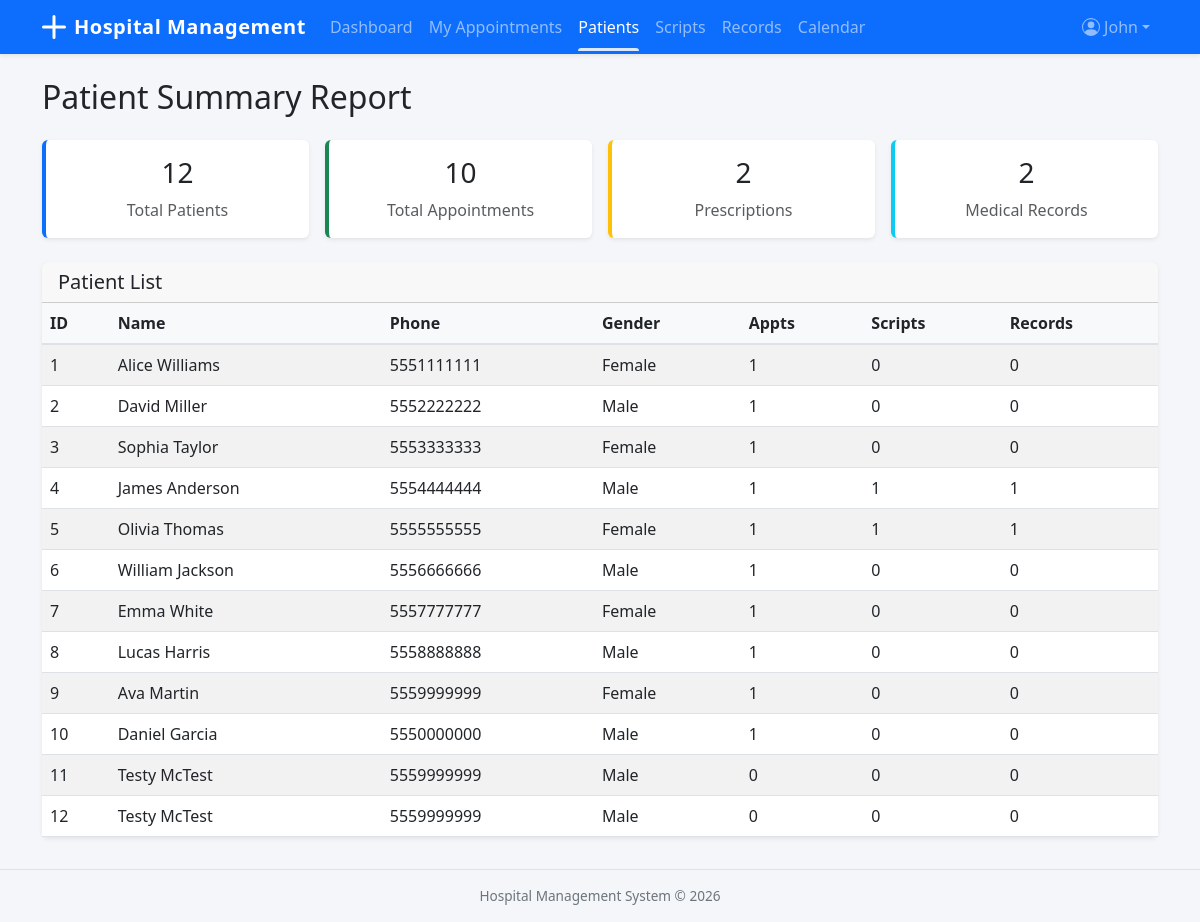
/records/patient-report/ (signed in), run on the app's committed database.
### accounts/models.py (models this page shows, shortened)
class User(AbstractUser):
    class Role(models.TextChoices):
        ADMIN = 'Admin', 'Admin'
        DOCTOR = 'Doctor', 'Doctor'
        RECEPTIONIST = 'Receptionist', 'Receptionist'
    role = models.CharField(max_length=20, choices=Role.choices, default=Role.RECEPTIONIST)
    phone_number = models.CharField(max_length=15, blank=True)

### patients/models.py (models this page shows, shortened)
class Patient(models.Model):
    class Gender(models.TextChoices):
        MALE = 'Male', 'Male'
        FEMALE = 'Female', 'Female'
        OTHER = 'Other', 'Other'
    class BloodGroup(models.TextChoices):
        A_POS = 'A+', 'A+'
        A_NEG = 'A-', 'A-'
        B_POS = 'B+', 'B+'
        B_NEG = 'B-', 'B-'
        AB_POS = 'AB+', 'AB+'
        AB_NEG = 'AB-', 'AB-'
        O_POS = 'O+', 'O+'
        O_NEG = 'O-', 'O-'
    first_name = models.CharField(max_length=50)
    last_name = models.CharField(max_length=50)
    date_of_birth = models.DateField()
    gender = models.CharField(max_length=10, choices=Gender.choices)
    blood_group = models.CharField(max_length=5, choices=BloodGroup.choices, blank=True)
    phone_number = models.CharField(max_length=15)
    email = models.EmailField(blank=True)
    address = models.TextField(blank=True)
    emergency_contact_name = models.CharField(max_length=100, blank=True)
    emergency_contact_phone = models.CharField(max_length=15, blank=True)
    registered_date = models.DateTimeField(auto_now_add=True)

### records/views.py (the view)
# urls.py: path('patient-report/', views.patient_report, name='patient_report'),
@login_required
def patient_report(request):
    patients = Patient.objects.all()
    patient_data = []
    for p in patients:
        patient_data.append({
            'patient': p,
            'appt_count': Appointment.objects.filter(patient=p).count(),
            'rx_count': Prescription.objects.filter(patient=p).count(),
            'rec_count': MedicalRecord.objects.filter(patient=p).count(),
        })
    context = {
        'total_patients': Patient.objects.count(),
        'total_appointments': Appointment.objects.count(),
        'total_prescriptions': Prescription.objects.count(),
        'total_records': MedicalRecord.objects.count(),
        'patient_data': patient_data,
    }
    return render(request, 'records/patient_report.html', context)

### templates/records/patient_report.html (shortened to what this page needs)
{% extends 'base.html' %}
{% block content %}
<h2>Patient Summary Report</h2>
<div class="row g-3 mt-2">
    <div class="col-md-3">
        <div class="card stat-card primary"><div class="card-body text-center"><h3>{{ total_patients }}</h3><p class="text-muted mb-0">Total Patients</p></div></div>
    </div>
    <div class="col-md-3">
        <div class="card stat-card success"><div class="card-body text-center"><h3>{{ total_appointments }}</h3><p class="text-muted mb-0">Total Appointments</p></div></div>
    </div>
    <div class="col-md-3">
        <div class="card stat-card warning"><div class="card-body text-center"><h3>{{ total_prescriptions }}</h3><p class="text-muted mb-0">Prescriptions</p></div></div>
    </div>
    <div class="col-md-3">
        <div class="card stat-card info"><div class="card-body text-center"><h3>{{ total_records }}</h3><p class="text-muted mb-0">Medical Records</p></div></div>
    </div>
</div>
<div class="card mt-4">
    <div class="card-header"><h5 class="mb-0">Patient List</h5></div>
    <div class="card-body p-0">
        <table class="table table-striped mb-0">
            <thead><tr><th>ID</th><th>Name</th><th>Phone</th><th>Gender</th><th>Appts</th><th>Scripts</th><th>Records</th></tr></thead>
            <tbody>
            {% for p in patient_data %}
            <tr>
                <td>{{ p.patient.id }}</td>
                <td>{{ p.patient.first_name }} {{ p.patient.last_name }}</td>
                <td>{{ p.patient.phone_number }}</td>
                <td>{{ p.patient.gender }}</td>
                <td>{{ p.appt_count }}</td>
                <td>{{ p.rx_count }}</td>
                <td>{{ p.rec_count }}</td>
            </tr>
            {% empty %}
            <tr><td colspan="7" class="text-muted">No patients.</td></tr>
            {% endfor %}
            </tbody>
        </table>
    </div>
</div>
{% endblock %}

### templates/base.html (shortened to what this page needs)
<!DOCTYPE html>
<html lang="en">
<head>
    <link href="https://cdn.jsdelivr.net/npm/bootstrap@5.3.0/dist/css/bootstrap.min.css" rel="stylesheet">
</head>
<body>
    <nav class="navbar navbar-expand-lg navbar-dark bg-primary shadow-sm">
        <div class="container">
            <a class="navbar-brand d-flex align-items-center" href="{% url 'dashboard_redirect' %}">
                <svg xmlns="http://www.w3.org/2000/svg" width="24" height="24" fill="currentColor" class="me-2" viewBox="0 0 16 16">
                    <path d="M8 0a1 1 0 0 1 1 1v6h6a1 1 0 1 1 0 2H9v6a1 1 0 1 1-2 0V9H1a1 1 0 0 1 0-2h6V1a1 1 0 0 1 1-1z"/>
                </svg>
                <span class="d-none d-sm-inline">Hospital Management</span><span class="d-sm-none">HMS</span>
            </a>
            <div class="collapse navbar-collapse" id="navbarNav">
                {% if user.is_authenticated %}
                <ul class="navbar-nav me-auto">
                    {% if user.role == 'Admin' %}
                    <li class="nav-item"><a class="nav-link{% if request.resolver_match.url_name == 'admin_dashboard' %} active{% endif %}" href="{% url 'admin_dashboard' %}">Dashboard</a></li>
                    <li class="nav-item"><a class="nav-link{% if request.resolver_match.url_name == 'department_list' %} active{% endif %}" href="{% url 'department_list' %}">Departments</a></li>
                    <li class="nav-item"><a class="nav-link{% if 'doctor' in request.resolver_match.url_name %} active{% endif %}" href="{% url 'doctor_list' %}">Doctors</a></li>
                    <li class="nav-item"><a class="nav-link{% if 'patient' in request.resolver_match.url_name %} active{% endif %}" href="{% url 'patient_list' %}">Patients</a></li>
                    <li class="nav-item"><a class="nav-link{% if 'appointment' in request.resolver_match.url_name %} active{% endif %}" href="{% url 'appointment_list' %}">Appointments</a></li>
                    <li class="nav-item"><a class="nav-link{% if 'prescription' in request.resolver_match.url_name %} active{% endif %}" href="{% url 'prescription_list' %}">Prescriptions</a></li>
                    <li class="nav-item"><a class="nav-link{% if 'record' in request.resolver_match.url_name %} active{% endif %}" href="{% url 'medical_record_list' %}">Records</a></li>
                    <li class="nav-item"><a class="nav-link{% if 'report' in request.resolver_match.url_name %} active{% endif %}" href="{% url 'patient_report' %}">Reports</a></li>
                    <li class="nav-item"><a class="nav-link{% if 'calendar' in request.resolver_match.url_name %} active{% endif %}" href="{% url 'doctor_calendar' %}">Calendar</a></li>
                    {% elif user.role == 'Doctor' %}
                    <li class="nav-item"><a class="nav-link{% if request.resolver_match.url_name == 'doctor_dashboard' %} active{% endif %}" href="{% url 'doctor_dashboard' %}">Dashboard</a></li>
                    <li class="nav-item"><a class="nav-link{% if request.resolver_match.url_name == 'doctor_appointments' %} active{% endif %}" href="{% url 'doctor_appointments' %}">My Appointments</a></li>
                    <li class="nav-item"><a class="nav-link{% if 'patient' in request.resolver_match.url_name %} active{% endif %}" href="{% url 'patient_list' %}">Patients</a></li>
                    <li class="nav-item"><a class="nav-link{% if request.resolver_match.url_name == 'doctor_prescriptions' %} active{% endif %}" href="{% url 'doctor_prescriptions' %}">Scripts</a></li>
                    <li class="nav-item"><a class="nav-link{% if request.resolver_match.url_name == 'doctor_medical_records' %} active{% endif %}" href="{% url 'doctor_medical_records' %}">Records</a></li>
                    <li class="nav-item"><a class="nav-link{% if 'calendar' in request.resolver_match.url_name %} active{% endif %}" href="{% url 'doctor_calendar' %}">Calendar</a></li>
                    {% endif %}
                </ul>
                <ul class="navbar-nav">
                    <li class="nav-item dropdown">
                        <a class="nav-link dropdown-toggle d-flex align-items-center" href="#" role="button" data-bs-toggle="dropdown">
                            <span class="d-none d-md-inline">{{ user.get_short_name|default:user.username }}</span>
                        </a>
                    </li>
                </ul>
                {% endif %}
            </div>
        </div>
    </nav>
    <div class="container mt-4">
        {% block content %}{% endblock %}
    </div>
    <footer class="footer text-center">
        <div class="container">
            Hospital Management System &copy; {% now "Y" %}
        </div>
    </footer>
</body>
</html>

### templates/base.html (style rules this page uses)
body { background-color: #f4f6f9; }
.navbar { padding-top: 0; padding-bottom: 0; }
.navbar-brand { font-weight: 700; letter-spacing: 0.5px; padding-top: 0.75rem; padding-bottom: 0.75rem; }
.navbar .nav-link { padding-top: 0.75rem; padding-bottom: 0.75rem; position: relative; }
.navbar .nav-link.active::after { content: ''; position: absolute; bottom: 0; left: 0.5rem; right: 0.5rem; height: 3px; background: rgba(255,255,255,0.85); border-radius: 3px 3px 0 0; }
.card { border: none; box-shadow: 0 0.125rem 0.25rem rgba(0,0,0,0.075); transition: box-shadow 0.2s; }
.table th { background-color: #f8f9fa; border-bottom-width: 2px; }
.footer { font-size: 0.85rem; color: #6c757d; border-top: 1px solid #dee2e6; padding: 1rem 0; margin-top: 2rem; }
.stat-card { border-left: 4px solid; }
.stat-card.primary { border-left-color: #0d6efd; }
.stat-card.success { border-left-color: #198754; }
.stat-card.warning { border-left-color: #ffc107; }
.stat-card.info { border-left-color: #0dcaf0; }

### data on the page
User: get_short_name "John"
Patient: patient.id "1", patient.first_name "Alice", patient.last_name "Williams", patient.phone_number "5551111111", patient.gender "Female", appt_count "1", rx_count "0", rec_count "0"
Patient: patient.id "2", patient.first_name "David", patient.last_name "Miller", patient.phone_number "5552222222", patient.gender "Male", appt_count "1", rx_count "0", rec_count "0"
Patient: patient.id "3", patient.first_name "Sophia", patient.last_name "Taylor", patient.phone_number "5553333333", patient.gender "Female", appt_count "1", rx_count "0", rec_count "0"
Patient: patient.id "4", patient.first_name "James", patient.last_name "Anderson", patient.phone_number "5554444444", patient.gender "Male", appt_count "1", rx_count "1", rec_count "1"
Patient: patient.id "5", patient.first_name "Olivia", patient.last_name "Thomas", patient.phone_number "5555555555", patient.gender "Female", appt_count "1", rx_count "1", rec_count "1"
Patient: patient.id "6", patient.first_name "William", patient.last_name "Jackson", patient.phone_number "5556666666", patient.gender "Male", appt_count "1", rx_count "0", rec_count "0"
Patient: patient.id "7", patient.first_name "Emma", patient.last_name "White", patient.phone_number "5557777777", patient.gender "Female", appt_count "1", rx_count "0", rec_count "0"
Patient: patient.id "8", patient.first_name "Lucas", patient.last_name "Harris", patient.phone_number "5558888888", patient.gender "Male", appt_count "1", rx_count "0", rec_count "0"
Patient: patient.id "9", patient.first_name "Ava", patient.last_name "Martin", patient.phone_number "5559999999", patient.gender "Female", appt_count "1", rx_count "0", rec_count "0"
Patient: patient.id "10", patient.first_name "Daniel", patient.last_name "Garcia", patient.phone_number "5550000000", patient.gender "Male", appt_count "1", rx_count "0", rec_count "0"
Patient: patient.id "11", patient.first_name "Testy", patient.last_name "McTest", patient.phone_number "5559999999", patient.gender "Male", appt_count "0", rx_count "0", rec_count "0"
Patient: patient.id "12", patient.first_name "Testy", patient.last_name "McTest", patient.phone_number "5559999999", patient.gender "Male", appt_count "0", rx_count "0", rec_count "0"

### other printed values
{{ total_patients }} "12"
{{ total_appointments }} "10"
{{ total_prescriptions }} "2"
{{ total_records }} "2"
